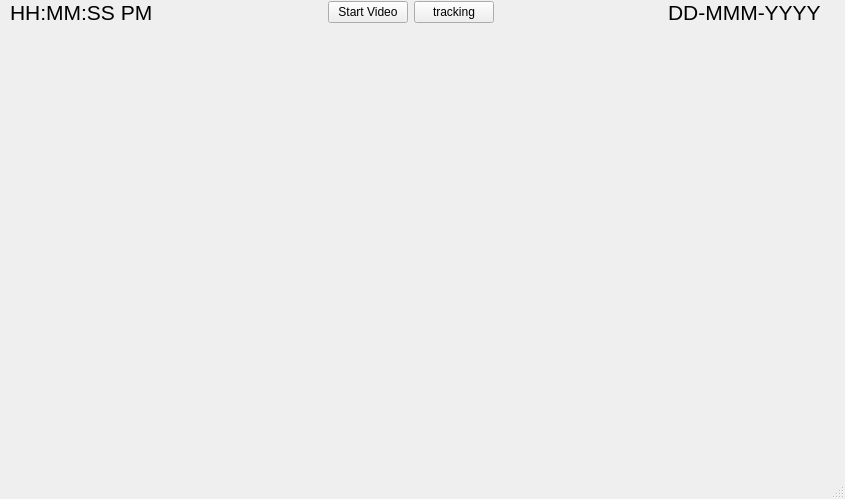
<?xml version="1.0" encoding="UTF-8"?>
<ui version="4.0">
 <class>MainWindow</class>
 <widget class="QMainWindow" name="MainWindow">
  <property name="geometry">
   <rect>
    <x>0</x>
    <y>0</y>
    <width>845</width>
    <height>499</height>
   </rect>
  </property>
  <property name="windowTitle">
   <string>opencv_pyqt5</string>
  </property>
  <widget class="QWidget" name="centralwidget">
   <widget class="QWidget" name="layoutWidget">
    <property name="geometry">
     <rect>
      <x>10</x>
      <y>0</y>
      <width>811</width>
      <height>461</height>
     </rect>
    </property>
    <layout class="QGridLayout" name="gridLayout_2">
     <item row="0" column="0">
      <layout class="QGridLayout" name="gridLayout">
       <item row="0" column="2">
        <widget class="QPushButton" name="startButton">
         <property name="text">
          <string>Start Video</string>
         </property>
         <property name="autoDefault">
          <bool>false</bool>
         </property>
         <property name="default">
          <bool>false</bool>
         </property>
        </widget>
       </item>
       <item row="0" column="0">
        <widget class="QLabel" name="currTimeLabel">
         <property name="font">
          <font>
           <pointsize>16</pointsize>
          </font>
         </property>
         <property name="text">
          <string>HH:MM:SS PM</string>
         </property>
        </widget>
       </item>
       <item row="0" column="1">
        <spacer name="horizontalSpacer_2">
         <property name="orientation">
          <enum>Qt::Horizontal</enum>
         </property>
         <property name="sizeHint" stdset="0">
          <size>
           <width>24</width>
           <height>17</height>
          </size>
         </property>
        </spacer>
       </item>
       <item row="0" column="5">
        <widget class="QLabel" name="currDateLabel">
         <property name="font">
          <font>
           <pointsize>16</pointsize>
          </font>
         </property>
         <property name="text">
          <string>DD-MMM-YYYY</string>
         </property>
        </widget>
       </item>
       <item row="0" column="3">
        <widget class="QPushButton" name="showBinaryButton">
         <property name="text">
          <string>tracking</string>
         </property>
        </widget>
       </item>
       <item row="0" column="4">
        <spacer name="horizontalSpacer_4">
         <property name="orientation">
          <enum>Qt::Horizontal</enum>
         </property>
         <property name="sizeHint" stdset="0">
          <size>
           <width>40</width>
           <height>20</height>
          </size>
         </property>
        </spacer>
       </item>
      </layout>
     </item>
     <item row="1" column="0">
      <widget class="QWidget" name="VidFrame" native="true">
       <property name="minimumSize">
        <size>
         <width>640</width>
         <height>360</height>
        </size>
       </property>
      </widget>
     </item>
    </layout>
   </widget>
  </widget>
  <widget class="QMenuBar" name="menubar">
   <property name="geometry">
    <rect>
     <x>0</x>
     <y>0</y>
     <width>845</width>
     <height>21</height>
    </rect>
   </property>
  </widget>
  <widget class="QStatusBar" name="statusbar"/>
 </widget>
 <resources/>
 <connections/>
</ui>
